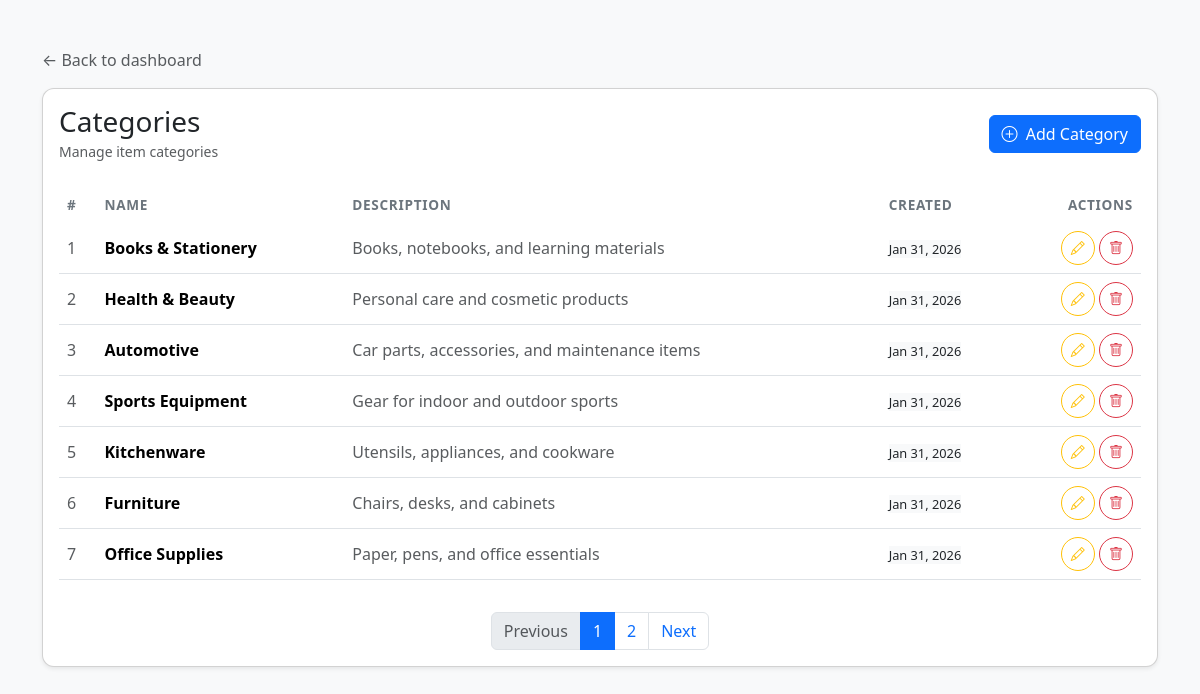
The app's page /category/index.php with its own data.
### tables this page shows
CREATE TABLE `categories` (
  `id` int(11) NOT NULL,
  `name` varchar(100) NOT NULL,
  `description` varchar(250) NOT NULL,
  `created_at` timestamp NOT NULL DEFAULT current_timestamp()
);

### category/index.php (the view, shortened to what this page needs)
<?php
include '../database/config.php';
$limit = 7;
$page = isset($_GET['page']) && is_numeric($_GET['page']) ? intval($_GET['page']) : 1;
$page = max(1, $page);
$offset = ($page - 1) * $limit;
$total_rows = $conn->query("SELECT COUNT(*) AS total FROM categories")->fetch_assoc()['total'];
$total_pages = ceil($total_rows / $limit);
$result = $conn->query("SELECT * FROM categories ORDER BY id DESC LIMIT $limit OFFSET $offset");
$counter = $offset + 1;
?>
<!DOCTYPE html>
<html lang="en">
<head>
<link rel="stylesheet" href="../assets/bootstrap/bootstrap.min.css">
<link rel="stylesheet" href="../assets/bootstrap/icons/bootstrap-icon/bootstrap-icons.css">
</head>
<body>
<div class="container py-5">
    <div class="mb-3">
        <a href="../dashboard/index.php" class="text-decoration-none text-muted">← Back to dashboard</a>
    </div>
    <div class="card shadow-sm page-card">
        <div class="card-body">
            <div class="d-flex justify-content-between align-items-center mb-4">
                <div>
                    <h3 class="mb-0">Categories</h3>
                    <small class="text-muted">Manage item categories</small>
                </div>
                <a href="add.php" class="btn btn-primary">
                    <i class="bi bi-plus-circle me-1"></i> Add Category
                </a>
            </div>
            <div class="table-responsive">
                <table class="table align-middle">
                    <thead>
                        <tr>
                            <th>#</th>
                            <th>Name</th>
                            <th>Description</th>
                            <th>Created</th>
                            <th class="text-end">Actions</th>
                        </tr>
                    </thead>
                    <tbody>
                        <?php if($result->num_rows > 0): ?>
                            <?php while($row = $result->fetch_assoc()): ?>
                            <tr>
                                <td class="text-muted"><?php echo $counter++; ?></td>
                                <td class="fw-semibold"><?php echo htmlspecialchars($row['name']); ?></td>
                                <td class="text-muted"><?php echo htmlspecialchars($row['description']); ?></td>
                                <td>
                                    <span class="bg-light text-dark badge-date">
                                        <?php echo date('M d, Y', strtotime($row['created_at'])); ?>
                                    </span>
                                </td>
                                <td class="text-end">
                                    <a href="edit.php?id=<?php echo $row['id']; ?>" class="btn btn-sm btn-outline-warning action-btn" title="Edit">
                                        <i class="bi bi-pencil"></i>
                                    </a>
                                    <a href="delete.php?id=<?php echo $row['id']; ?>" class="btn btn-sm btn-outline-danger action-btn" title="Delete" onclick="return confirm('Delete this category?');">
                                        <i class="bi bi-trash"></i>
                                    </a>
                                </td>
                            </tr>
                            <?php endwhile; ?>
                        <?php endif; ?>
                    </tbody>
                </table>
            </div>
            <?php if($total_pages > 1): ?>
            <nav class="mt-3">
                <ul class="pagination justify-content-center mb-0">
                    <li class="page-item <?php if($page <= 1) echo 'disabled'; ?>">
                        <a class="page-link" href="?page=<?php echo $page-1; ?>">Previous</a>
                    </li>
                    <?php for($p=1; $p<=$total_pages; $p++): ?>
                        <li class="page-item <?php if($p==$page) echo 'active'; ?>">
                            <a class="page-link" href="?page=<?php echo $p; ?>"><?php echo $p; ?></a>
                        </li>
                    <?php endfor; ?>
                    <li class="page-item <?php if($page >= $total_pages) echo 'disabled'; ?>">
                        <a class="page-link" href="?page=<?php echo $page+1; ?>">Next</a>
                    </li>
                </ul>
            </nav>
            <?php endif; ?>
        </div>
    </div>
</div>
</body>
</html>

### category/index.php (style rules this page uses)
body { background-color: #f8f9fa; }
.page-card { border-radius: 12px; }
.table thead th { font-size: 0.85rem; text-transform: uppercase; letter-spacing: .05em; color: #6c757d; border-bottom: none; }
.action-btn { width: 34px; height: 34px; display: inline-flex; align-items: center; justify-content: center; border-radius: 50%; }
.badge-date { font-size: 0.80rem; }

### records on screen
categories: name "Books & Stationery", description "Books, notebooks, and learning materials", created_at "Jan 31, 2026"
categories: name "Health & Beauty", description "Personal care and cosmetic products", created_at "Jan 31, 2026"
categories: name "Automotive", description "Car parts, accessories, and maintenance items", created_at "Jan 31, 2026"
categories: name "Sports Equipment", description "Gear for indoor and outdoor sports", created_at "Jan 31, 2026"
categories: name "Kitchenware", description "Utensils, appliances, and cookware", created_at "Jan 31, 2026"
categories: name "Furniture", description "Chairs, desks, and cabinets", created_at "Jan 31, 2026"
categories: name "Office Supplies", description "Paper, pens, and office essentials", created_at "Jan 31, 2026"
